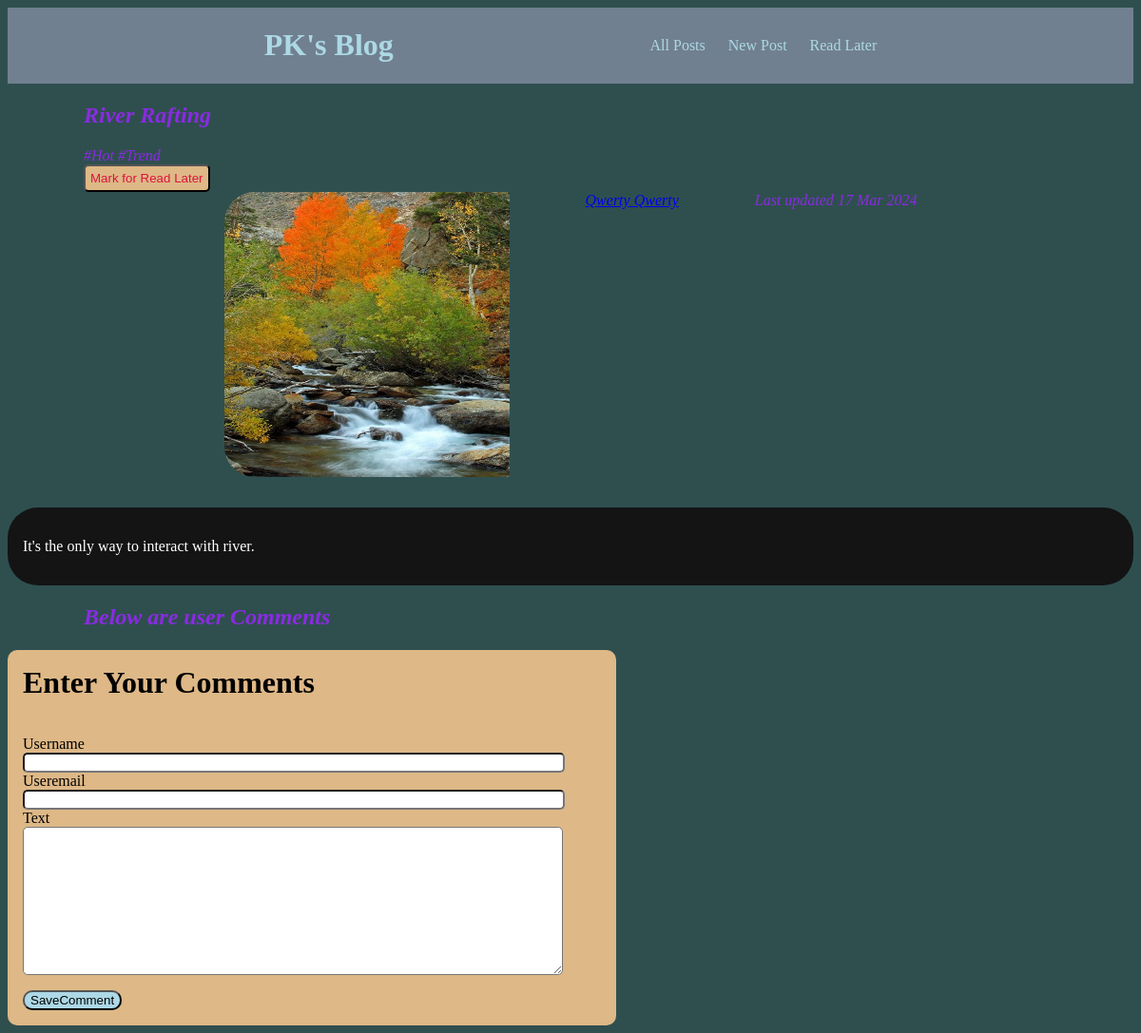
Page /posts/river-rafting on the committed database.
### blog/models.py (models this page shows, shortened)
class Post(models.Model):
    title=models.CharField(max_length=25)
    excerpt=models.CharField(max_length=50)
    image = models.ImageField(upload_to="posts")
    dated=models.DateField(auto_now=True)
    content=models.TextField(validators=[MinLengthValidator(10)])
    slug=models.SlugField(unique=True)
    tags=models.ManyToManyField(Tag)
    author=models.ForeignKey(Author,on_delete=models.SET_NULL,null=True,related_name="posts")

class Tag(models.Model):
    caption=models.CharField(max_length=50)
    def __str__(self):
        return f"{self.caption}"

class Author(models.Model):
    fname=models.CharField(max_length=25)
    lname=models.CharField(max_length=25)
    email=models.EmailField()
    def __str__(self):
        return f"{self.fname} {self.lname}"

### blog/views.py (the view, shortened to what this page needs)
# urls.py: path("posts/<slug:slug>", views.PostDetailView.as_view(), name='post-detail-page'),
class PostDetailView(View):
    def get(self,request,slug):
        the_post=Post.objects.get(slug=slug)
        comments=the_post.comments.all().order_by("-id")
        form=CommentForm()
        post_ids=request.session.get("later_posts")
        if post_ids is None or len(post_ids)==0:
            marked = False
        else:
            marked = the_post.id in post_ids
        return render(request,"blog/post-detail.html",{"the_post":the_post,"form":form,"comments":comments,"marked":marked})

### blog/forms.py
class CommentForm(ModelForm):
    class Meta:
        model = Comment
        exclude = ['post']

### blog/templates/blog/post-detail.html (shortened to what this page needs)
{% extends "base.html" %}
{% load static %}
{% block css_files %}
<link rel="stylesheet" href="{% static "app.css" %}">
<link rel="stylesheet" href="{% static "blog/post-detail.css" %}">
{% endblock css_files %}
{% block content %}
    <section>
        <h2>{{the_post.title}}</h2>
        <div>
            {% for tag in the_post.tags.all %}
                <span>#{{tag}}</span>
            {% endfor %}
        </div>
        <div>
            <form action="{% url "read-later" %}" method="post" id="idlater">
                <button type="submit">
                    {% if not marked %}
                    Mark for Read Later
                    {% else %}
                    Remove from ReadLater
                    {% endif %}
                </button>
            </form>
        </div>
        <article>
            <img src="{{the_post.image.url}}" alt="the_post.title" width = "300" height = "300">
            <address><a href="mailto:{{the_post.author.email}}">{{the_post.author|title}}</a></address>
            <div>Last updated <time>{{the_post.dated|date:"d M Y"}}</time></div>
        </article>
    </section>
    <main>
        <p>{{the_post.content|linebreaks}}</p>
    </main>
    <section id="comments">
        <p><h1>Below are user Comments</h1></p>
    </section>
    <form action="{% url "post-detail-page" the_post.slug %}" method="post" id="idform">
        <h1>Enter Your Comments</h1>
        {% for field in form %}
            <div class="form-control {% if field.errors %}invalid{% endif %}">
                {{field.label}}
                {{field}}
            </div>
        {% endfor %}
        <button type="submit">SaveComment</button>
    </form>
{% endblock content %}

### static/app.css (style rules this page uses)
body { background-color: darkslategrey; }

### blog/static/blog/post-detail.css (style rules this page uses)
section { font-style: italic; color: blueviolet; padding-left: 5rem; }
section>article { display: flex; justify-content: center; }
section>article>* { padding-right: 5rem; }
section>article>img { border-radius: 2rem; }
main { background-color: rgb(20, 20, 20); border-radius: 2rem; padding: 1rem; margin-top: 2rem; color: white; }
#idlater>button { margin:auto; background-color: burlywood; color: crimson; border-radius: 5px; padding: 5px; }
#idform { background-color: burlywood; width:90%; max-width: 40rem; border-radius: 10px; }
#idform h1 { padding: 1rem; }
.form-control { padding-left: 1rem; }
.form-control input, .form-control textarea { display: block; width: 90%; border-radius: 5px; }
#idform>button { margin: 1rem; background-color: lightblue; border-radius: 10px; }

### rows in the picture
Post: title "River Rafting", image (picture), author "Qwerty Qwerty", dated "17 Mar 2024", content "It's the only way to interact with river."
Tag: caption "Hot"
Tag: caption "Trend"

### other values in the picture
{{ field.label }} "Username" "Useremail" "Text"
